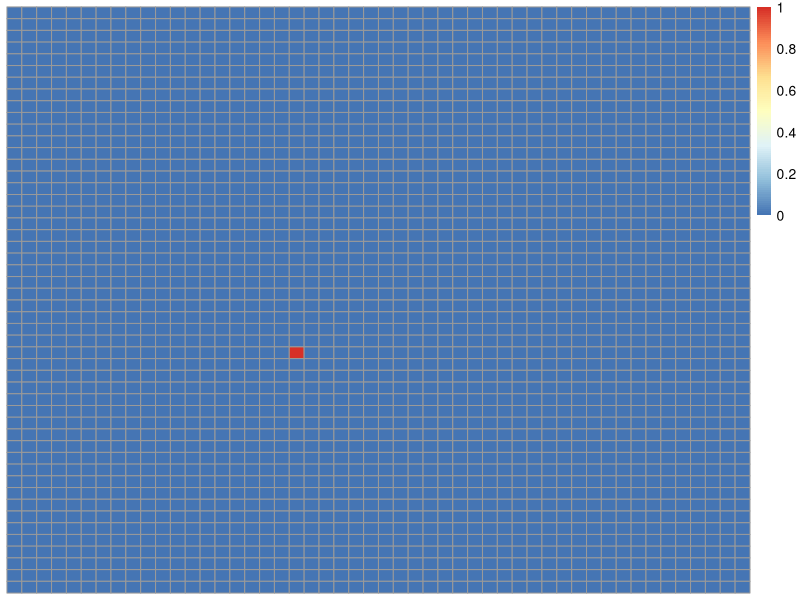
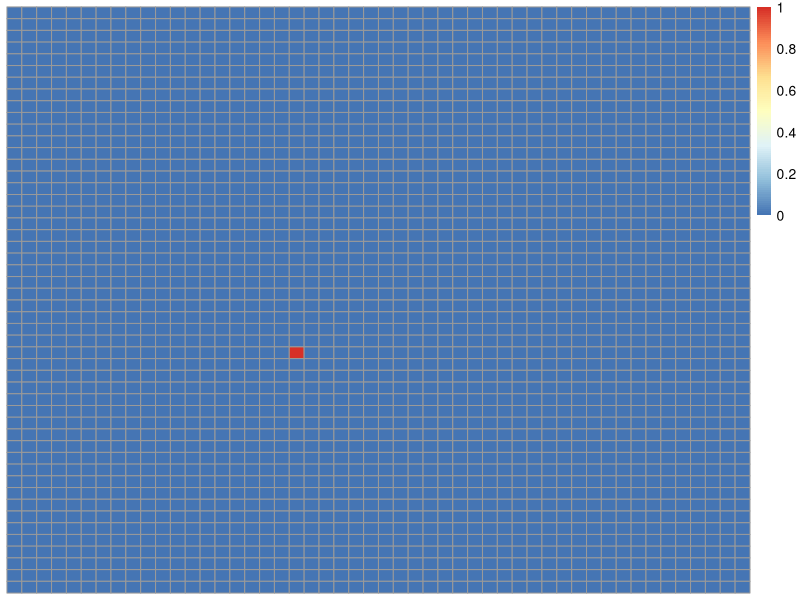
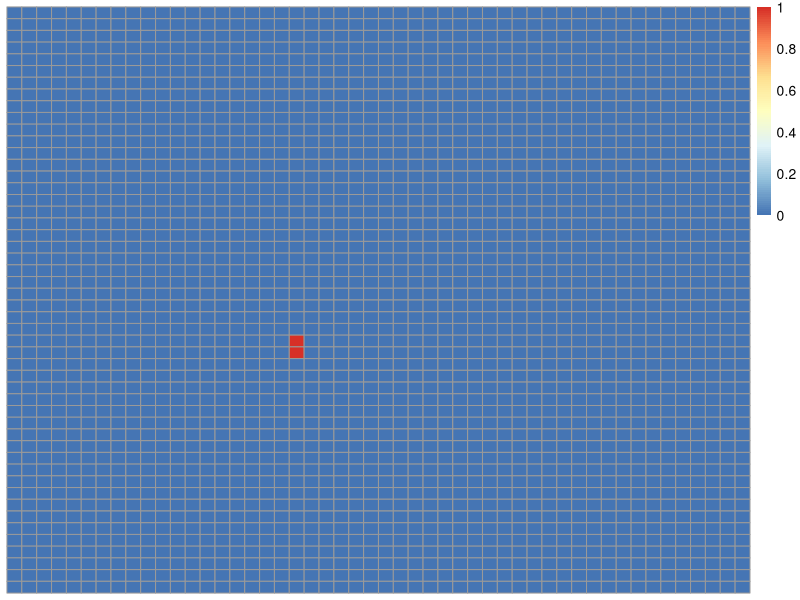
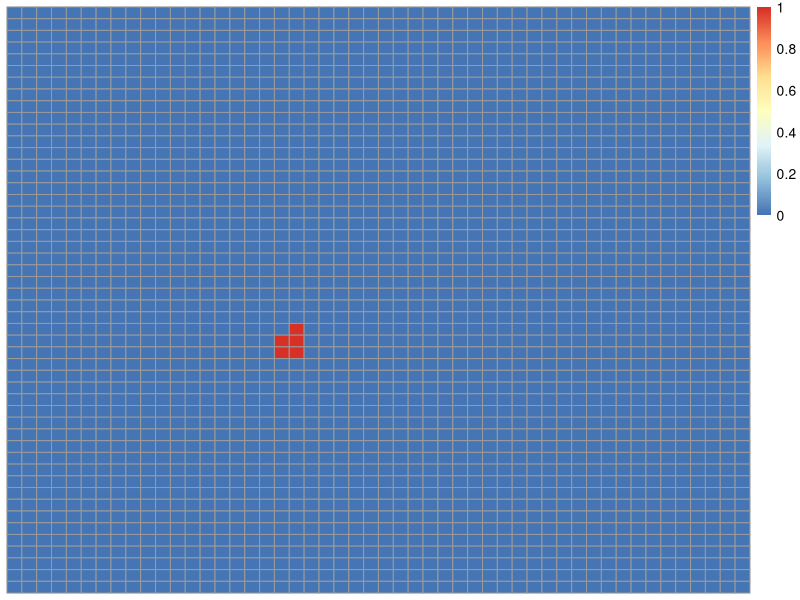
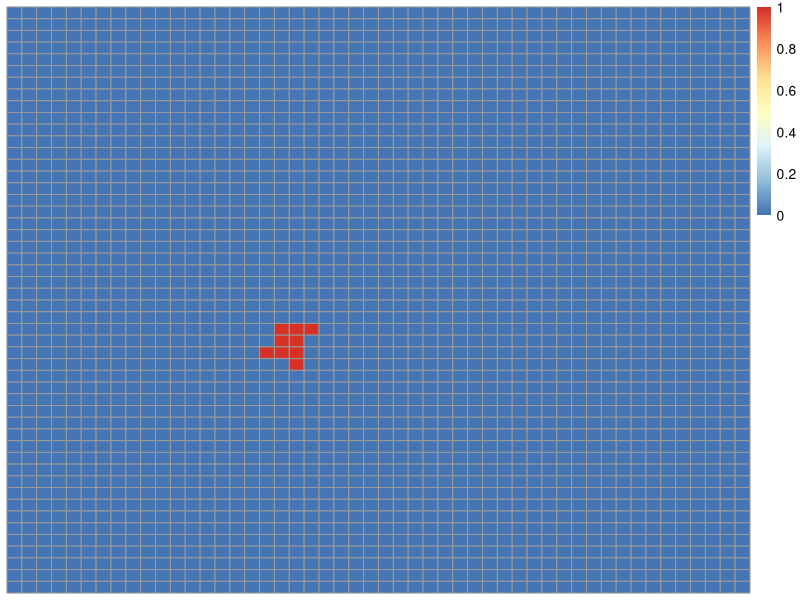
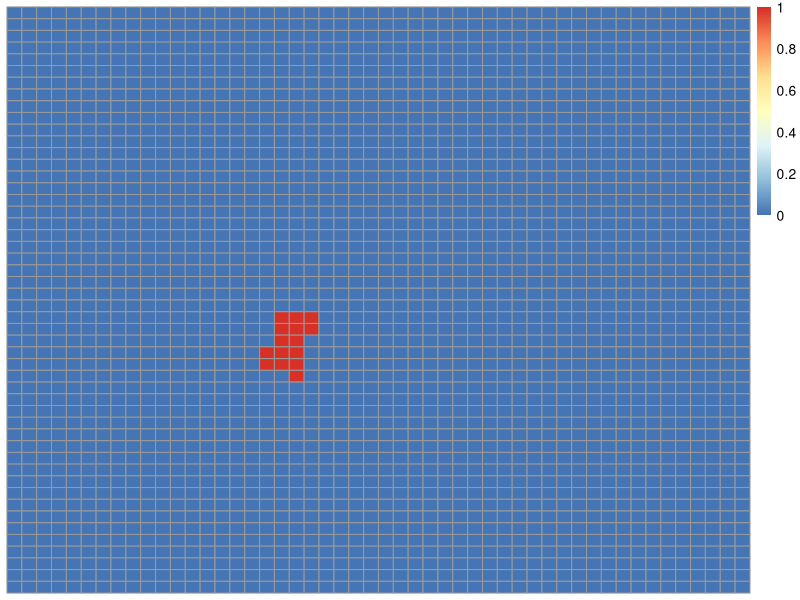
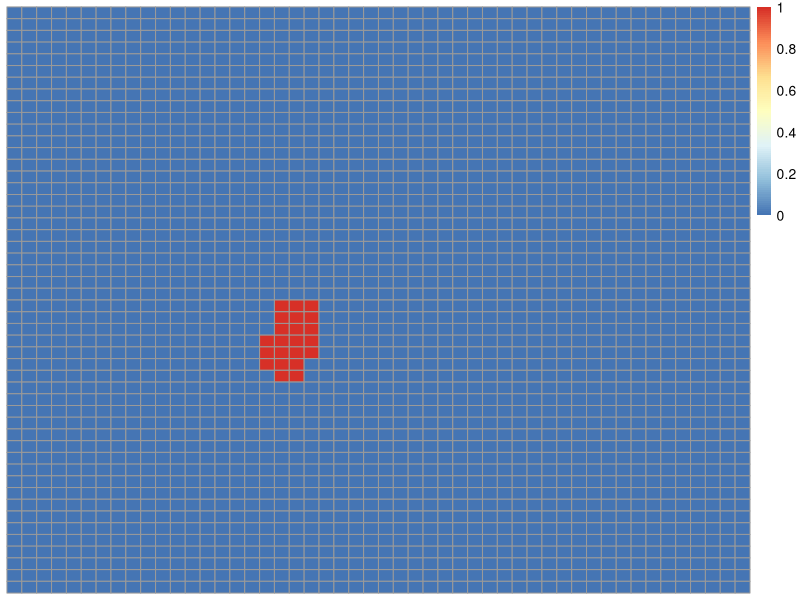
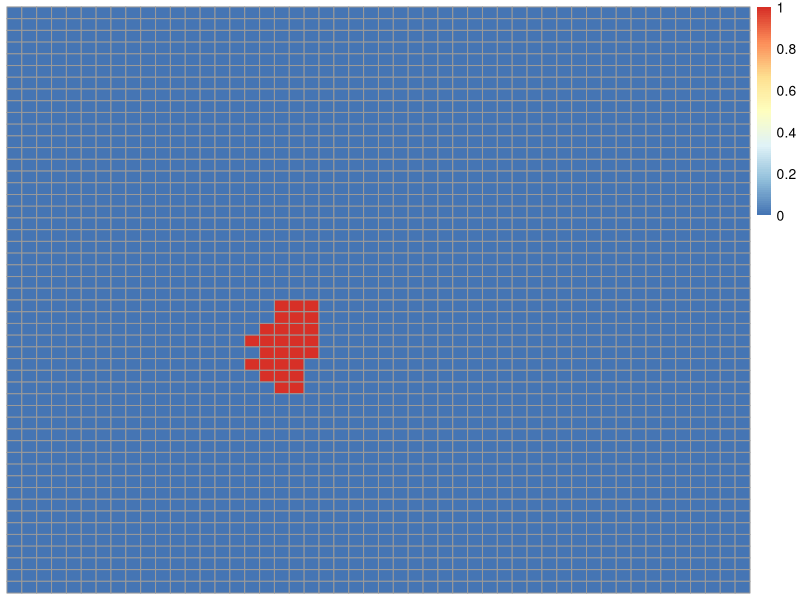

R code for these plots, in order: (Note: a time limit stopped this script after it produced the figures.)
######### 1st FIRE ###########
library(pheatmap)
library(purrr)
# Initiate landscape with fire ignition
# Columns and lines
side <- 50


#landscape             <- list(matrix(as.numeric(rbernoulli(side*side, 0.005)), nrow=side, ncol=side)) 
fire              <- list(matrix(0,nrow=side, ncol=side))

# Generic allocation of an ignition using a uniform random variable
fire[[1]][floor(runif(1,min=0,max=side+1)),floor(runif(1,min=0,max=side+1))] <- 1



sum(fire[[1]])
pheatmap::pheatmap(fire[[1]], cluster_rows=F, cluster_cols=F)
for(t in 2:100){
  # In step t+1, get that landscape
  try2           <- fire[[t-1]]
  #init_fire      <- which(landscape[[t-1]]==1,arr.ind=T)
  
  init_fire      <- which(try2==1,arr.ind=T)
  
  pheatmap::pheatmap(try2, cluster_rows=F,cluster_cols = F)
  
  for(i in 1:nrow(init_fire)){
    # Propagation of interior items : 
    if(init_fire[i,1] %in% c(2:side-1) & init_fire[i,2] %in% c(2:side-1)){ 
      try2[(init_fire[i,1]),  (init_fire[i,2]-1)]   <- max(try2[(init_fire[i,1]),  (init_fire[i,2]-1)], rbernoulli(1,0.3))
      try2[(init_fire[i,1]-1),(init_fire[i,2])]     <- max(try2[(init_fire[i,1]-1),(init_fire[i,2])], rbernoulli(1,0.3))
      try2[(init_fire[i,1]+1),(init_fire[i,2])]     <- max(try2[(init_fire[i,1]+1),(init_fire[i,2])], rbernoulli(1,0.3))
      
      try2[(init_fire[i,1]),(init_fire[i,2]+1)]     <- max(try2[(init_fire[i,1]),(init_fire[i,2]+1)], rbernoulli(1,0.3))
    }
    # Propagation of items on rank= 1 and columns within
    else if(init_fire[i,1]==1 & init_fire[i,2] %in% c(2:side-1)){ # Top row
      try2[(init_fire[i,1]),  (init_fire[i,2]-1)] <- max(try2[(init_fire[i,1]),  (init_fire[i,2]-1)], rbernoulli(1,0.3))
      try2[(init_fire[i,1]+1),(init_fire[i,2])]   <- max(try2[(init_fire[i,1]+1),(init_fire[i,2])], rbernoulli(1,0.3))
      try2[(init_fire[i,1]+1),(init_fire[i,2]+1)] <- max(try2[(init_fire[i,1]+1),(init_fire[i,2]+1)], rbernoulli(1,0.3))
    }
    # Propagation of items on top left corner
    else if(init_fire[i,1]==1 & init_fire[i,2]==1){
      try2[(init_fire[i,1]+1),(init_fire[i,2])]   <- max(try2[(init_fire[i,1]+1),(init_fire[i,2])], rbernoulli(1,0.3))
      try2[(init_fire[i,1]),(init_fire[i,2]+1)]   <- max(try2[(init_fire[i,1]),(init_fire[i,2]+1)], rbernoulli(1,0.3))
    }
    #Propagation of top right corner
    else if(init_fire[i,1]==1 & init_fire[i,2]==side){
      try2[(init_fire[i,1]),  (init_fire[i,2]-1)] <- max(try2[(init_fire[i,1]),  (init_fire[i,2]-1)], rbernoulli(1,0.3))
      try2[(init_fire[i,1]+1),(init_fire[i,2])]   <- max(try2[(init_fire[i,1]+1),(init_fire[i,2])], rbernoulli(1,0.3))
    }
    # Propagation of items on rank=10 and columns within
    else if(init_fire[i,1]==side &init_fire[i,2] %in% c(2:side-1)){
      try2[(init_fire[i,1]),  (init_fire[i,2]-1)] <- max(try2[(init_fire[i,1]),  (init_fire[i,2]-1)], rbernoulli(1,0.3))
      try2[(init_fire[i,1]-1),(init_fire[i,2])]   <- max(try2[(init_fire[i,1]-1),(init_fire[i,2])], rbernoulli(1,0.3))
      try2[(init_fire[i,1]),(init_fire[i,2]+1)]   <- max(try2[(init_fire[i,1]),(init_fire[i,2]+1)], rbernoulli(1,0.3))
    }
    # Propagation of items on bottom left corner
    else if(init_fire[i,1]==side & init_fire[i,2] == 1){
      try2[(init_fire[i,1]-1),(init_fire[i,2])]   <- max(try2[(init_fire[i,1]-1),(init_fire[i,2])], rbernoulli(1,0.3))
      try2[(init_fire[i,1]-1),(init_fire[i,2]+1)] <- max(try2[(init_fire[i,1]-1),(init_fire[i,2]+1)], rbernoulli(1,0.3))
      try2[(init_fire[i,1]),(init_fire[i,2]+1)]   <- max(try2[(init_fire[i,1]),(init_fire[i,2]+1)], rbernoulli(1,0.3))
    }
    # Propagation of items on bottom right corner
    else if(init_fire[i,1]==side & init_fire[i,2] == side){
      try2[(init_fire[i,1]),  (init_fire[i,2]-1)] <- max(try2[(init_fire[i,1]),  (init_fire[i,2]-1)], rbernoulli(1,0.3))
      try2[(init_fire[i,1]-1),(init_fire[i,2])]   <- max(try2[(init_fire[i,1]-1),(init_fire[i,2])],   rbernoulli(1,0.3))
    }
    # Propagation of items on first column and rows within
    else if(init_fire[i,1] %in% c(2:side-1) & init_fire[i,1]== 1){
      try2[(init_fire[i,1]-1),(init_fire[i,2])]     <- max(try2[(init_fire[i,1]-1),(init_fire[i,2])], rbernoulli(1,0.3))
      try2[(init_fire[i,1]+1),(init_fire[i,2])]     <- max(try2[(init_fire[i,1]+1),(init_fire[i,2])], rbernoulli(1,0.3))
      
      # Column after
      try2[(init_fire[i,1]),(init_fire[i,2]+1)]     <- max(try2[(init_fire[i,1]),(init_fire[i,2]+1)],   rbernoulli(1,0.3))
    }
    # Propagation of items on last column and rows within
    else if(init_fire[i,1] %in% c(2:side-1) & init_fire[i,1]== side){
      try2[(init_fire[i,1]),  (init_fire[i,2]-1)]   <- max(try2[(init_fire[i,1]),  (init_fire[i,2]-1)], rbernoulli(1,0.3))
      # Same column
      try2[(init_fire[i,1]-1),(init_fire[i,2])]     <- max(try2[(init_fire[i,1]-1),(init_fire[i,2])], rbernoulli(1,0.3))
      try2[(init_fire[i,1]+1),(init_fire[i,2])]     <- max(try2[(init_fire[i,1]+1),(init_fire[i,2])], rbernoulli(1,0.3))
    }
  }
  
  print(t)
  fire[[t]] <- try2
}
